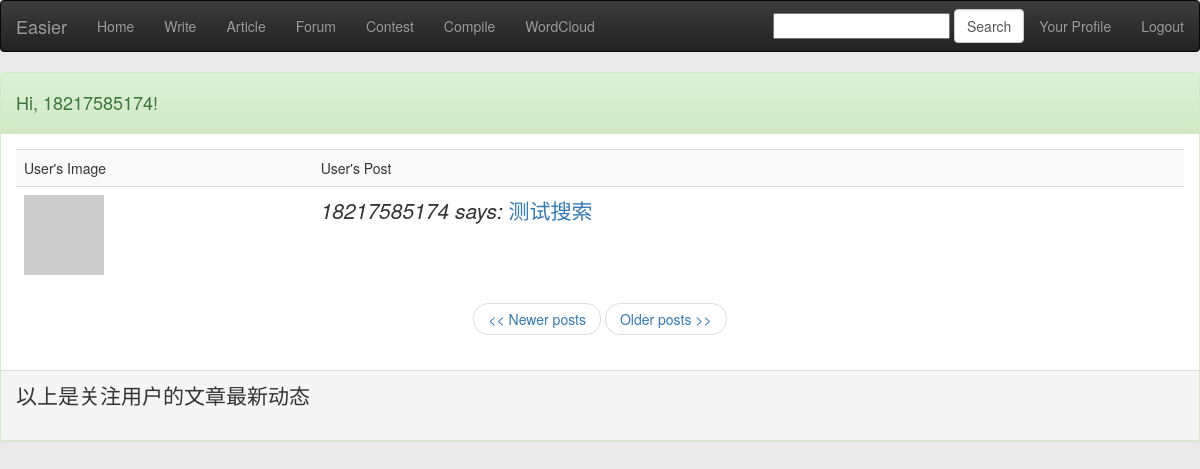
The page /index (signed in) on the database as committed earlier.
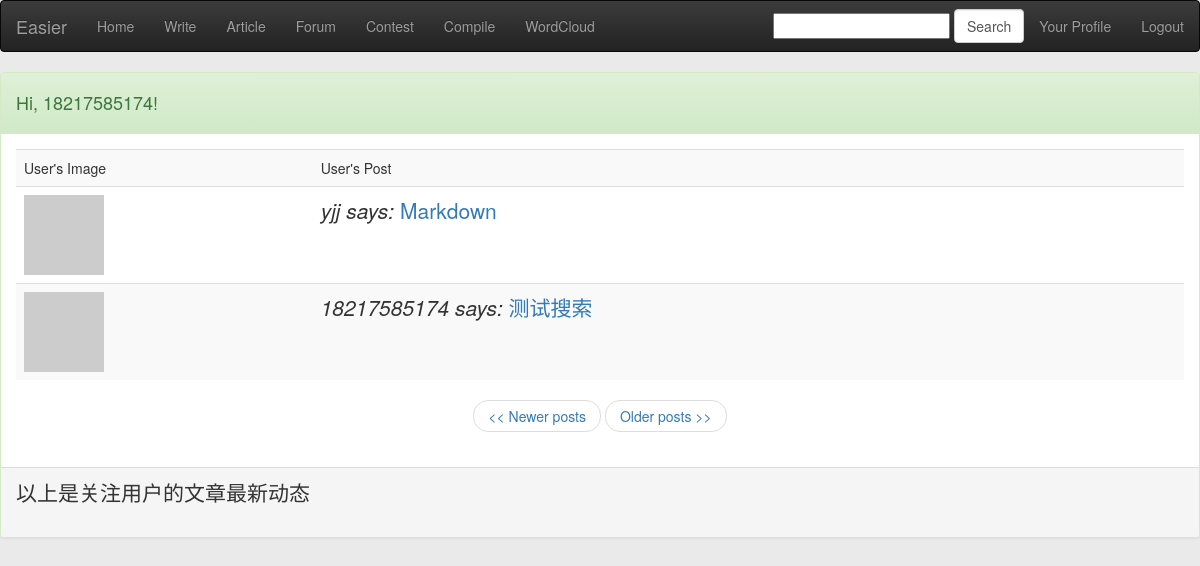
The same page on the database as committed later.
### app/models.py (models this page shows, shortened)
class Post(db.Model):
    __searchable__ = ['body', 'title']
    __analyzer__ = ChineseAnalyzer()
    id = db.Column(db.Integer, primary_key=True)
    title = db.Column(db.String(100))
    body = db.Column(db.String(140))
    timestamp = db.Column(db.DateTime)
    user_id = db.Column(db.Integer, db.ForeignKey('user.id'))

class User(db.Model):
    id = db.Column(db.Integer, primary_key=True)
    nickname = db.Column(db.String(64), index=True, unique=True)
    email = db.Column(db.String(120), index=True, unique=True)
    password = db.Column(db.String(120), index=True)
    posts = db.relationship('Post', backref='author', lazy='dynamic')
    cards = db.relationship('Card', backref='participant')
    about_me = db.Column(db.String(140))
    last_seen = db.Column(db.DateTime)
    followed = db.relationship('User',
                               secondary=followers,
                               primaryjoin=(followers.c.follower_id == id),
                               secondaryjoin=(followers.c.followed_id == id),
                               backref=db.backref('followers', lazy='dynamic'),
                               lazy='dynamic')
    def followed_posts(self):
        return Post.query.join(followers, (followers.c.followed_id == Post.user_id)).filter(
            followers.c.follower_id == self.id).order_by(Post.timestamp.desc())
    is_authenticated = True
    is_active = True
    is_anonymous = False
    def avatar(self, size):
        return 'http://www.gravatar.com/avatar/' + md5(self.email.encode('utf8')).hexdigest() + '?d=mm&s=' + str(size)

### app/views.py (the view)
@app.route('/', methods=['GET', 'POST'])
@app.route('/index', methods=['GET', 'POST'])
@app.route('/index/<int:page>', methods=['GET', 'POST'])
@login_required
def index(page=1):
    posts = g.user.followed_posts().paginate(page, POSTS_PER_PAGE, False)
    return render_template('index.html',
        title='Home',
        posts=posts)

### app/forms.py
class SearchForm(Form):
    search = StringField('search', validators=[DataRequired()])

### app/views.py (called while the page is built)
@app.before_request
def before_request():
    g.user = current_user
    g.search_form = SearchForm()
    if g.user.is_authenticated:
        g.user.last_seen = datetime.utcnow()
        db.session.add(g.user)
        db.session.commit()

@lm.user_loader
def load_user(id):
    return User.query.get(int(id))

### app/templates/index.html
{% extends "base.html" %}
{% block content %}
<div class="panel panel-success">
    <div class="panel-heading">
        <h4>Hi, {{g.user.nickname}}!</h4>
    </div>
    <div class="panel-body">
        <table class="table table-striped table-hover">
            <tr>
                <td>User's Image</td>
                <td>User's Post</td>
            </tr>
            {% for post in posts.items %}
                {% include 'post.html' %}
            {% endfor %}
        </table>
        <nav>
            <ul class="pager">
        {% if posts.has_prev %}<li><a href="{{ url_for('index', page = posts.prev_num) }}"><< Newer posts</a></li>{% else %}<li><a href="#"><< Newer posts</a></li>{% endif %}
        {% if posts.has_next %}<li><a href="{{ url_for('index', page = posts.next_num) }}">Older posts >></a></li>{% else %}<li><a href="#">Older posts >></a></li>{% endif %}
            </ul>
        </nav>
    </div>
    <div class="panel-footer">
        <p class="lead">以上是关注用户的文章最新动态</p>
    </div>
</div>
{% endblock %}

### app/templates/post.html
    <tr class="lead">
        <td><a href="{{ url_for('user', nickname = post.author.nickname) }}"><img src="{{post.author.avatar(50)}}"></a></td>
        <td><i>{{post.author.nickname}} says:</i>
        <a href="{{ url_for('article', pk = post.id) }}">{{post.title}}</a></td>
    </tr>

Rows that differ between the two databases and show on the page:
added Post: author.nickname "yjj", title "Markdown"
